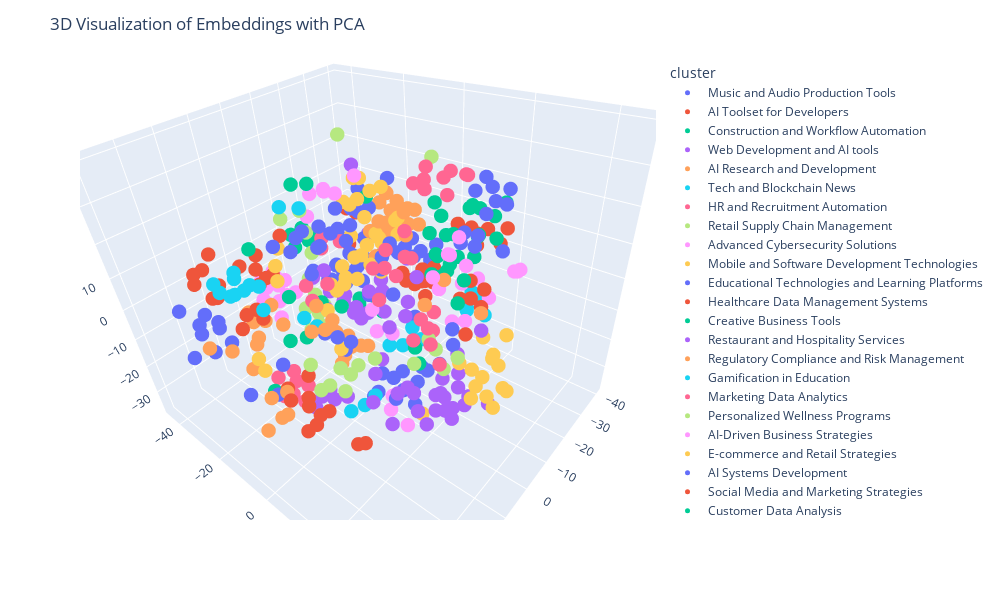

The code cell stored with this chart in its notebook:
### Code cell
import plotly.express as px
import numpy as np
import pandas as pd
from sklearn.decomposition import PCA

clusters = sample_df["generated_cluster_label"]

# Use PCA to reduce dimensions to 3 for 3D visualization
pca = PCA(n_components=3)
embeddings_3d = pca.fit_transform(np.array(sample_df['openai_embedding_entire'].tolist()))

# Prepare DataFrame for Plotly
plot_df = pd.DataFrame(tsne_results, columns=['x', 'y', 'z'])
plot_df['cluster'] = clusters  # Add cluster assignments to the DataFrame

# Create a 3D scatter plot using Plotly
fig = px.scatter_3d(plot_df, x='x', y='y', z='z', color='cluster', hover_data=['cluster'])
fig.update_traces(marker_size=5)
fig.update_layout(
    title='3D Visualization of Embeddings with PCA',
    hovermode='closest',
    width=1000,  # Set the width of the figure
    height=600  # Set the height of the figure
)
# Show the plot
fig.show()
